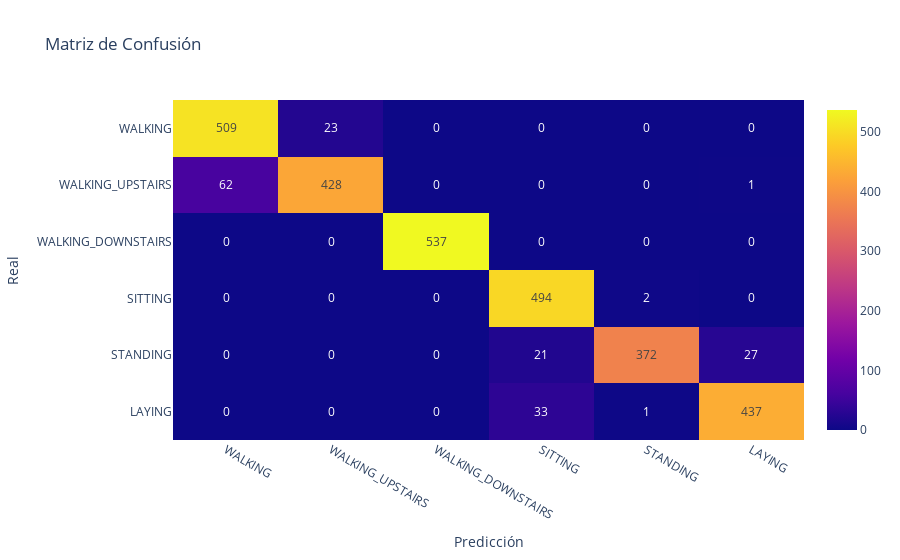

Notebook code for this chart:
### Markdown cell above
En la primera gráfica, que muestra la precisión durante el entrenamiento para los conjuntos de entrenamiento y validación, se observa que la precisión de entrenamiento (línea azul) aumenta rápidamente durante las primeras épocas y luego se estabiliza cerca del 97%. La precisión de validación (línea roja) sigue una tendencia similar, aunque con ligeras fluctuaciones. La proximidad de ambas curvas indica que el modelo generaliza bien y no presenta problemas significativos de sobreajuste, ya que la precisión de validación se mantiene cercana a la precisión de entrenamiento.

La segunda gráfica muestra la pérdida durante el entrenamiento para los conjuntos de entrenamiento y validación. La pérdida de entrenamiento disminuye rápidamente en las primeras épocas, alcanzando valores bajos y estables en épocas posteriores. La pérdida de validación también disminuye de manera consistente y sigue una tendencia similar a la del entrenamiento, aunque con algunas variaciones. La cercanía entre las curvas de pérdida de entrenamiento y validación sugiere que el modelo es estable y no está sobreajustado, lo cual es un buen indicio de que puede generalizar correctamente a datos nuevos.

### Code cell
# Predicciones en el conjunto de prueba
y_pred = model.predict(X_test_reshaped)
y_pred_classes = y_pred.argmax(axis=1)
y_test_classes = y_test_categorical.argmax(axis=1)

# matriz de confusión
conf_matrix = confusion_matrix(y_test_classes, y_pred_classes)
conf_matrix_df = pd.DataFrame(conf_matrix, index=activity_labels[1].values, columns=activity_labels[1].values)

fig_confusion = px.imshow(conf_matrix_df, text_auto=True, aspect="auto", title="Matriz de Confusión")
fig_confusion.update_xaxes(title_text="Predicción")
fig_confusion.update_yaxes(title_text="Real")
fig_confusion.show()

# Reporte de clasificación
print("Reporte de Clasificación:")
print(classification_report(y_test_classes, y_pred_classes, target_names=activity_labels[1].values))

### Figure 1 — Plotly figure (JSON) as saved in the notebook; plotly's stock layout.template omitted (floating-point values rounded to 4 significant figures)
{"data": [{"coloraxis": "coloraxis", "hovertemplate": "x: %{x}<br>y: %{y}<br>color: %{z}<extra></extra>", "name": "0", "texttemplate": "%{z}", "type": "heatmap", "x": ["WALKING", "WALKING_UPSTAIRS", "WALKING_DOWNSTAIRS", "SITTING", "STANDING", "LAYING"], "xaxis": "x", "y": ["WALKING", "WALKING_UPSTAIRS", "WALKING_DOWNSTAIRS", "SITTING", "STANDING", "LAYING"], "yaxis": "y", "z": [[509, 23, 0, 0, 0, 0], [62, 428, 0, 0, 0, 1], [0, 0, 537, 0, 0, 0], [0, 0, 0, 494, 2, 0], [0, 0, 0, 21, 372, 27], [0, 0, 0, 33, 1, 437]]}], "layout": {"coloraxis": {"colorscale": [[0, "#0d0887"], [0.1111, "#46039f"], [0.2222, "#7201a8"], [0.3333, "#9c179e"], [0.4444, "#bd3786"], [0.5556, "#d8576b"], [0.6667, "#ed7953"], [0.7778, "#fb9f3a"], [0.8889, "#fdca26"], [1, "#f0f921"]]}, "title": {"text": "Matriz de Confusión"}, "xaxis": {"anchor": "y", "domain": [0, 1], "title": {"text": "Predicción"}}, "yaxis": {"anchor": "x", "autorange": "reversed", "domain": [0, 1], "title": {"text": "Real"}}}}
